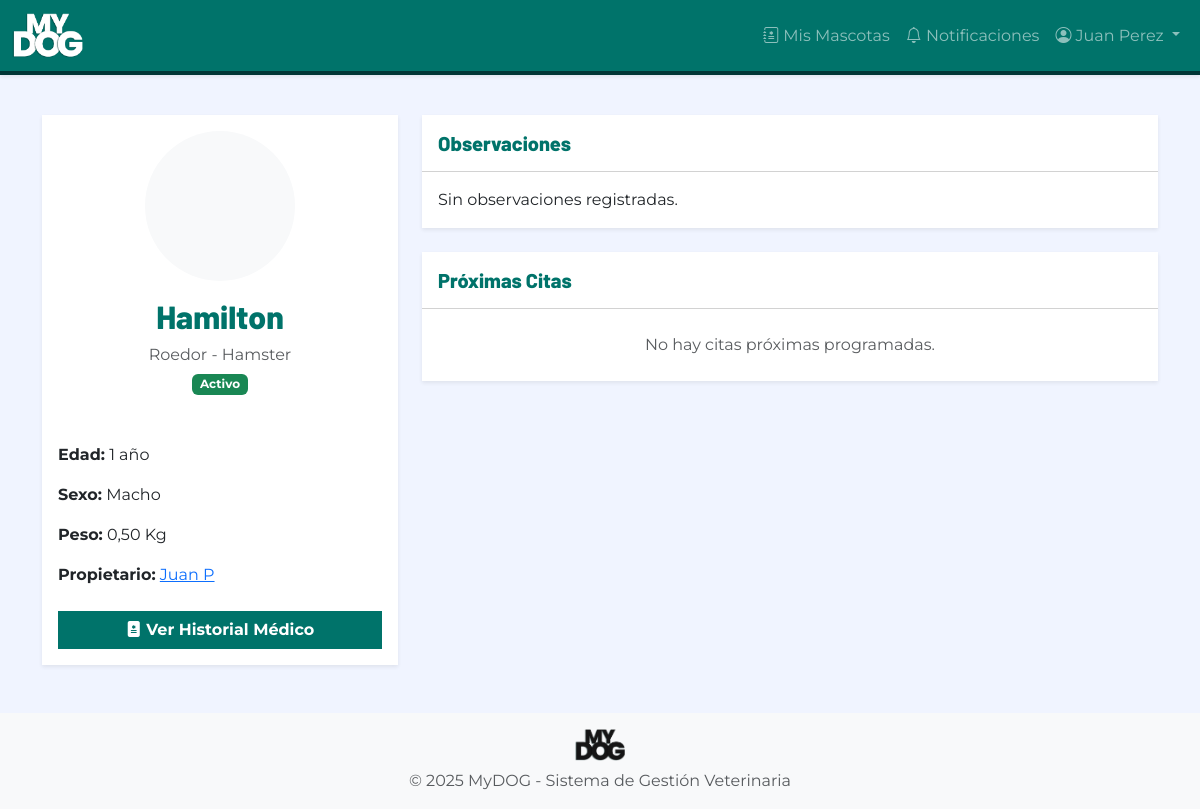
The page /mascotas/8/ (signed in) on the database as committed earlier.
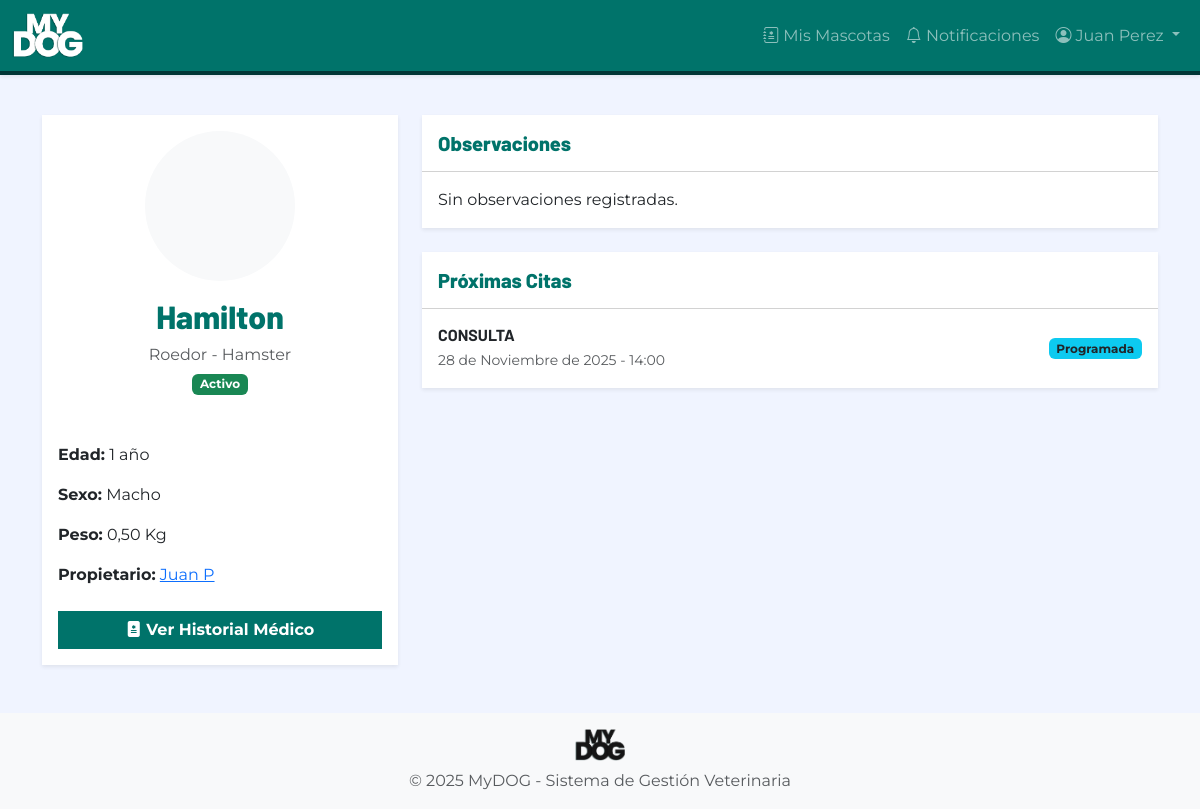
The same page on the database as committed later.
### citas/models.py (models this page shows, shortened)
class Cita(models.Model):
    ESTADO_CHOICES = [
        ('PROGRAMADA', 'Programada'),
        ('CONFIRMADA', 'Confirmada'),
        ('COMPLETADA', 'Completada'),
        ('CANCELADA', 'Cancelada'),
        ('INASISTENCIA', 'Inasistencia'),
    ]
    propietario = models.ForeignKey(
        'propietarios.Propietario',
        on_delete=models.PROTECT,
        related_name='citas',
        verbose_name='Propietario',
        help_text='Propietario de la mascota'
    )
    mascota = models.ForeignKey(
        'mascotas.Mascota',
        on_delete=models.PROTECT,
        related_name='citas',
        verbose_name='Mascota',
        help_text='Mascota a atender'
    )
    servicio = models.ForeignKey(
        'servicios.Servicio',
        on_delete=models.PROTECT,
        related_name='citas',
        verbose_name='Servicio',
        help_text='Servicio veterinario solicitado'
    )
    veterinario = models.ForeignKey(
        'autenticacion.Usuario',
        on_delete=models.PROTECT,
        limit_choices_to={'rol': 'VETERINARIO'},
        related_name='citas_asignadas',
        verbose_name='Veterinario',
        help_text='Veterinario asignado'
    )
    fecha = models.DateField(
        verbose_name='Fecha',
        help_text='Fecha de la cita'
    )
    hora = models.TimeField(
        verbose_name='Hora',
        help_text='Hora de inicio de la cita'
    )
    estado = models.CharField(
        max_length=15,
        choices=ESTADO_CHOICES,
        default='PROGRAMADA',
        verbose_name='Estado'
    )
    es_emergencia = models.BooleanField(
        default=False,
        verbose_name='Es emergencia',
        help_text='Indica si es una cita de emergencia (sin restricciones de horario)'
    )
    observaciones = models.TextField(
        max_length=500,
        blank=True,
        verbose_name='Observaciones',
        help_text='Observaciones o motivo de la cita'
    )
    motivo_cancelacion = models.TextField(
        max_length=500,
        blank=True,
        verbose_name='Motivo de cancelación',
        help_text='Motivo por el cual se canceló la cita'
    )
    pagado = models.BooleanField(
        default=False,
        verbose_name='Pagado',
        help_text='Indica si la cita ha sido pagada'
    )
    fecha_creacion = models.DateTimeField(
        auto_now_add=True,
        verbose_name='Fecha de creación'
    )
    fecha_modificacion = models.DateTimeField(
        auto_now=True,
        verbose_name='Fecha de modificación'
    )
    usuario_creador = models.ForeignKey(
        'autenticacion.Usuario',
        on_delete=models.PROTECT,
        related_name='citas_creadas',
        verbose_name='Usuario creador',
        help_text='Usuario que creó la cita'
    )
    class Meta:
        verbose_name = 'Cita'
        verbose_name_plural = 'Citas'
        ordering = ['-fecha', '-hora']
        indexes = [
            models.Index(fields=['fecha', 'hora']),
            models.Index(fields=['veterinario', 'fecha']),
            models.Index(fields=['estado']),
        ]
        unique_together = [['veterinario', 'fecha', 'hora']]  # No permitir citas duplicadas

### servicios/models.py (models this page shows, shortened)
class Servicio(models.Model):
    TIPO_CHOICES = [
        ('CONSULTA', 'Consulta veterinaria'),
        ('VACUNACION', 'Vacunación'),
        ('DESPARASITACION', 'Desparasitación'),
        ('CIRUGIA', 'Cirugía'),
        ('CONTROL_PESO', 'Control de peso'),
        ('PELUQUERIA', 'Peluquería'),
        ('VENTA_PRODUCTOS', 'Venta de productos'),
        ('OTRO', 'Otro'),
    ]
    nombre = models.CharField(
        max_length=20,
        choices=TIPO_CHOICES,
        unique=True,
        verbose_name='Nombre del servicio',
        help_text='Tipo de servicio veterinario'
    )
    duracion_minutos = models.PositiveIntegerField(
        validators=[MinValueValidator(15)],
        verbose_name='Duración en minutos',
        help_text='Duración estimada del servicio (mínimo 15 minutos)'
    )
    precio = models.DecimalField(
        max_digits=10,
        decimal_places=2,
        validators=[MinValueValidator(0)],
        verbose_name='Precio',
        help_text='Precio del servicio en pesos colombianos'
    )
    descripcion = models.TextField(
        max_length=500,
        blank=True,
        verbose_name='Descripción',
        help_text='Descripción detallada del servicio (opcional)'
    )
    activo = models.BooleanField(
        default=True,
        verbose_name='Activo',
        help_text='Indica si el servicio está disponible para agendamiento'
    )
    color_calendario = models.CharField(
        max_length=7,
        default='#00736A',
        verbose_name='Color en calendario',
        help_text='Color en formato hexadecimal para mostrar en calendario'
    )
    fecha_creacion = models.DateTimeField(
        auto_now_add=True,
        verbose_name='Fecha de creación'
    )
    fecha_modificacion = models.DateTimeField(
        auto_now=True,
        verbose_name='Fecha de modificación'
    )
    class Meta:
        verbose_name = 'Servicio'
        verbose_name_plural = 'Servicios'
        ordering = ['nombre']

### mascotas/views.py (the view)
# urls.py: path('<int:pk>/', views.detalle_mascota, name='detalle'),
@login_required
def detalle_mascota(request, pk):
    mascota = get_object_or_404(Mascota, pk=pk)
    return render(request, 'mascotas/detalle.html', {'mascota': mascota})

### autenticacion/models.py (called while the page is built)
    def es_admin(self):
        return self.rol == 'ADMIN'

### mascotas/models.py (called while the page is built)
    def edad_texto(self):
        if self.edad == 1:
            return "1 año"
        return f"{self.edad} años"

### notificaciones/context_processors.py (called while the page is built)
def notificaciones_unread(request):
    if getattr(request, 'user', None) and request.user.is_authenticated:
        count = Notificacion.objects.filter(usuario=request.user, leida=False).count()
        return {'notificaciones_unread': count}
    return {'notificaciones_unread': 0}

### templates/mascotas/detalle.html (shortened to what this page needs)
{% extends 'base.html' %}
{% block content %}
<div class="row">
    <div class="col-md-4 mb-4">
        <div class="card shadow-sm border-0 h-100">
            <div class="card-body text-center">
                {% if mascota.foto %}
                    <img src="{{ mascota.foto.url }}" alt="{{ mascota.nombre }}" class="rounded-circle mb-3" width="150" height="150" style="object-fit: cover;">
                {% else %}
                    <div class="bg-light rounded-circle d-flex align-items-center justify-content-center mx-auto mb-3" style="width: 150px; height: 150px;">
                    </div>
                {% endif %}
                <h2 class="font-titulo text-primary-mydog">{{ mascota.nombre }}</h2>
                <p class="text-muted mb-1">{{ mascota.get_especie_display }} - {{ mascota.raza }}</p>
                <span class="badge bg-success mb-4">Activo</span>
                <div class="text-start mt-4">
                    <p><strong>Edad:</strong> {{ mascota.edad_texto }}</p>
                    <p><strong>Sexo:</strong> {{ mascota.get_sexo_display|default:"No especificado" }}</p>
                    <p><strong>Peso:</strong> {{ mascota.peso|default:"--" }} Kg</p>
                    <p><strong>Propietario:</strong> <a href="{% url 'propietarios:detalle' mascota.propietario.pk %}">{{ mascota.propietario.nombre }}</a></p>
                </div>
                <div class="d-grid gap-2 mt-4">
                    <a href="{% url 'historiales:lista_mascota' mascota.pk %}" class="btn btn-primary-mydog">
                        <i class="bi bi-file-medical-fill"></i> Ver Historial Médico
                    </a>
                </div>
            </div>
        </div>
    </div>
    <div class="col-md-8">
        <div class="card shadow-sm border-0 mb-4">
            <div class="card-header bg-white py-3">
                <h5 class="font-titulo text-primary-mydog mb-0">Observaciones</h5>
            </div>
            <div class="card-body">
                <p class="mb-0">{{ mascota.observaciones|default:"Sin observaciones registradas." }}</p>
            </div>
        </div>
        <div class="card shadow-sm border-0">
            <div class="card-header bg-white py-3 d-flex justify-content-between align-items-center">
                <h5 class="font-titulo text-primary-mydog mb-0">Próximas Citas</h5>
            </div>
            <div class="card-body p-0">
                <div class="list-group list-group-flush">
                    {% for cita in mascota.citas.all|slice:":5" %}
                        {% if cita.estado == 'PROGRAMADA' or cita.estado == 'CONFIRMADA' %}
                        <a href="{% url 'citas:detalle' cita.pk %}" class="list-group-item list-group-item-action p-3">
                            <div class="d-flex w-100 justify-content-between align-items-center">
                                <div>
                                    <h6 class="mb-1 fw-bold">{{ cita.servicio.nombre }}</h6>
                                    <small class="text-muted">{{ cita.fecha }} - {{ cita.hora }}</small>
                                </div>
                                <span class="badge bg-info text-dark">{{ cita.get_estado_display }}</span>
                            </div>
                        </a>
                        {% endif %}
                    {% empty %}
                    <div class="text-center py-4 text-muted">
                        <p class="mb-0">No hay citas próximas programadas.</p>
                    </div>
                    {% endfor %}
                </div>
            </div>
        </div>
    </div>
</div>
{% endblock %}

Rows that differ between the two databases and show on the page:
added Cita: servicio.nombre "CONSULTA", fecha "28 de Noviembre de 2025", hora "14:00", estado "Programada"
Other text that changed with them:
text no longer shown: "No hay citas próximas programadas."
